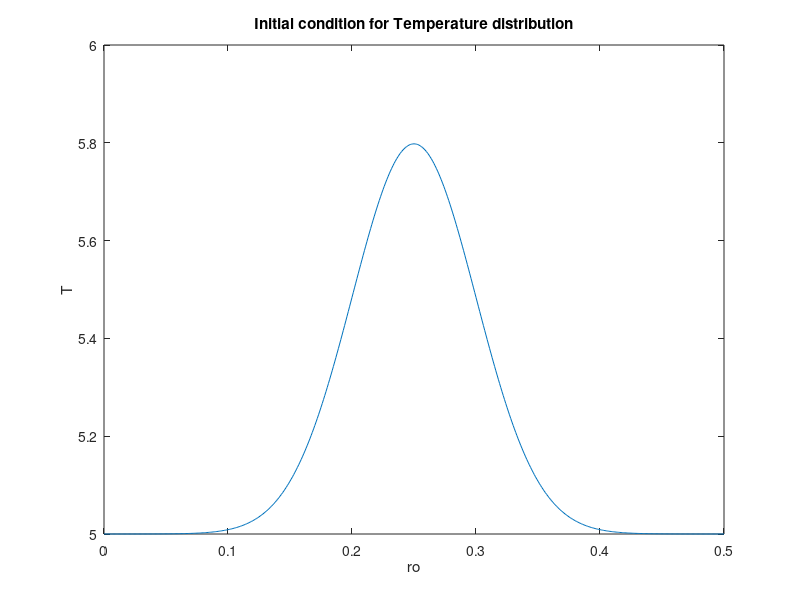
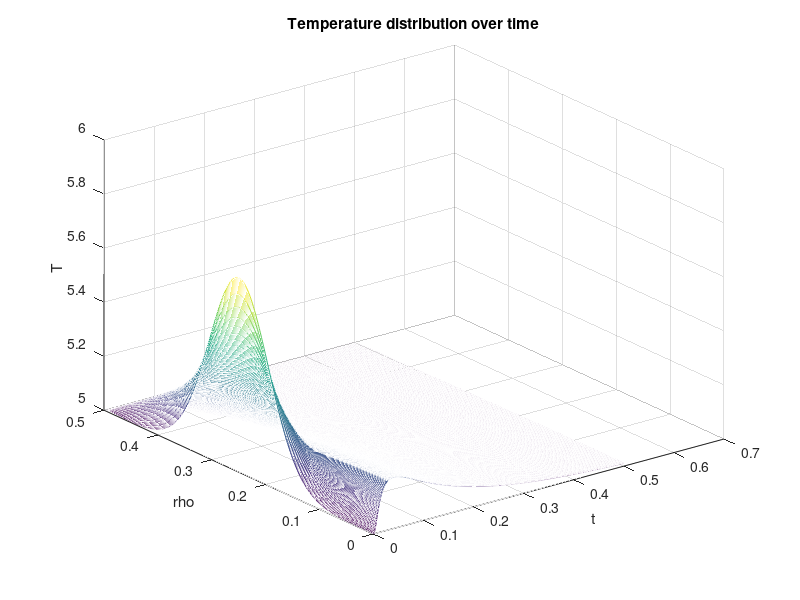

Source code (MATLAB) for these figures, in order:
clc; clear all; close all
L = .5; % length in spatial coordinates
ro_start = 0; ro_end = L; 
Time = .5; % length in time
a = 0;  
C = 5; % constant temperature at the end of the bar
n = 499;  % grid points in space
m = 1000.; % timestamps

dx = L/(n + 1.); dt = Time/m; 

t = 0.;
P = 200*normpdf(0,-round(n/2):round(n/2),50)';
% pvec = 150*normpdf(0,-m/2+1:m/2,75);
time_v = 0:m-1;
pvec = 0*.1*sin(.01*pi*time_v);
for j = 1:n+2
   pvect(j,:) = pvec;  
end
gamma = 1; % Diffusivity constant

q = gamma * dt / (dx^2) * 2/3; 

Adiag = (2*q + 1)*ones(n+2,1); Adiag(end) = 1;
Aover = -q*ones(n+2,1); Aover(2) = -2.*q;
Aunder = -q*ones(n+2,1); Aunder(n+1:end) = 0;

A = spdiags([Aunder,Adiag,Aover],[-1 0 1],n+2,n+2);

b = zeros(n+2,1);
b(1) = -2.*q*a*dx;
% b(end) = q*C;

ro = linspace(ro_start,ro_end, n+2)';

% T_tk = 1*sin(2*pi*ro) + 5;
T_tk = 100*normpdf(0,-round(n/2):round(n/2),50)' + 5;
T_tk(end) = C;

figure(1)
plot (ro,T_tk,'-')
title ('Initial condition for Temperature distribution')
xlabel ('ro')
ylabel ('T')
%%%%%%%%%%%%%%%%%%%%%%%%%%%%%%%%%
T=zeros(n+2,m);
tvec=zeros(m,1);

T(:,1) = T_tk;
tvec(1) = t;

for k = 1:m
    t = t+dt;
    % if boundary conditions vary with time you need to update b here
    % with implicit method we solve a matrix equation at each step:
    c = T_tk + b;
    T_tk_1 = A\c;

        T_tk_1 = T_tk_1 + P.*pvect(:,k);

    % this is very time consuming later we will discuss faster ways to solve this problem using iterative methods

    T(:,k) = T_tk_1;
 
    % for next time step:
    T_tk = T_tk_1;
    tvec(k) = t;

end

figure(2)
mesh (tvec,ro,T)
title ('Temperature distribution over time')
xlabel ('t')
ylabel ('rho')
zlabel ('T')